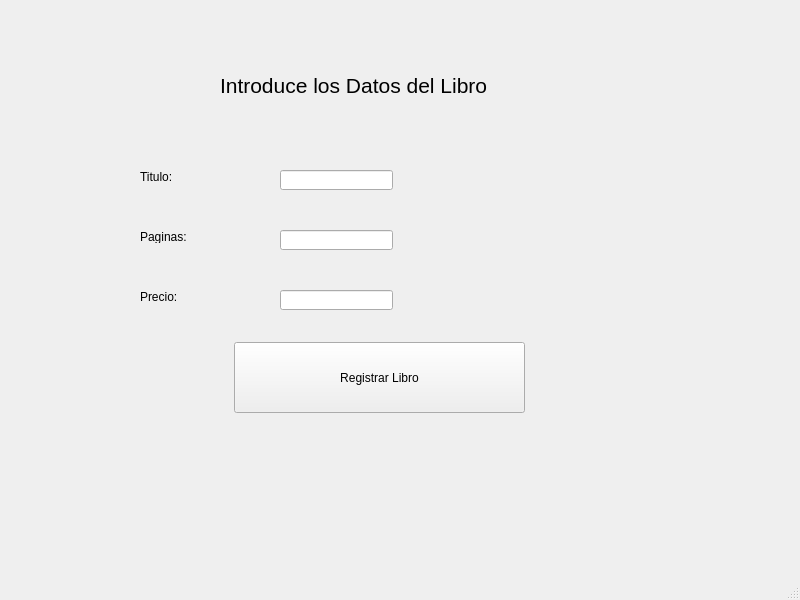
<?xml version="1.0" encoding="UTF-8"?>
<ui version="4.0">
 <class>MainWindow</class>
 <widget class="QMainWindow" name="MainWindow">
  <property name="geometry">
   <rect>
    <x>0</x>
    <y>0</y>
    <width>800</width>
    <height>600</height>
   </rect>
  </property>
  <property name="windowTitle">
   <string>MainWindow</string>
  </property>
  <widget class="QWidget" name="centralwidget">
   <widget class="QLabel" name="label">
    <property name="geometry">
     <rect>
      <x>220</x>
      <y>30</y>
      <width>381</width>
      <height>111</height>
     </rect>
    </property>
    <property name="font">
     <font>
      <pointsize>16</pointsize>
     </font>
    </property>
    <property name="text">
     <string>Introduce los Datos del Libro</string>
    </property>
   </widget>
   <widget class="QLabel" name="label_2">
    <property name="geometry">
     <rect>
      <x>140</x>
      <y>170</y>
      <width>47</width>
      <height>13</height>
     </rect>
    </property>
    <property name="text">
     <string>Titulo:</string>
    </property>
   </widget>
   <widget class="QLineEdit" name="entrada_titulo_libro">
    <property name="geometry">
     <rect>
      <x>280</x>
      <y>170</y>
      <width>113</width>
      <height>20</height>
     </rect>
    </property>
   </widget>
   <widget class="QLabel" name="label_3">
    <property name="geometry">
     <rect>
      <x>140</x>
      <y>230</y>
      <width>47</width>
      <height>13</height>
     </rect>
    </property>
    <property name="text">
     <string>Paginas:</string>
    </property>
   </widget>
   <widget class="QLineEdit" name="entrada_paginas_libro">
    <property name="geometry">
     <rect>
      <x>280</x>
      <y>230</y>
      <width>113</width>
      <height>20</height>
     </rect>
    </property>
   </widget>
   <widget class="QLabel" name="label_4">
    <property name="geometry">
     <rect>
      <x>140</x>
      <y>290</y>
      <width>47</width>
      <height>13</height>
     </rect>
    </property>
    <property name="text">
     <string>Precio:</string>
    </property>
   </widget>
   <widget class="QLineEdit" name="entrada_precio_libro">
    <property name="geometry">
     <rect>
      <x>280</x>
      <y>290</y>
      <width>113</width>
      <height>20</height>
     </rect>
    </property>
   </widget>
   <widget class="QPushButton" name="entrada_registrar_libro">
    <property name="geometry">
     <rect>
      <x>234</x>
      <y>342</y>
      <width>291</width>
      <height>71</height>
     </rect>
    </property>
    <property name="text">
     <string>Registrar Libro</string>
    </property>
   </widget>
  </widget>
  <widget class="QStatusBar" name="statusbar"/>
 </widget>
 <resources/>
 <connections/>
</ui>
